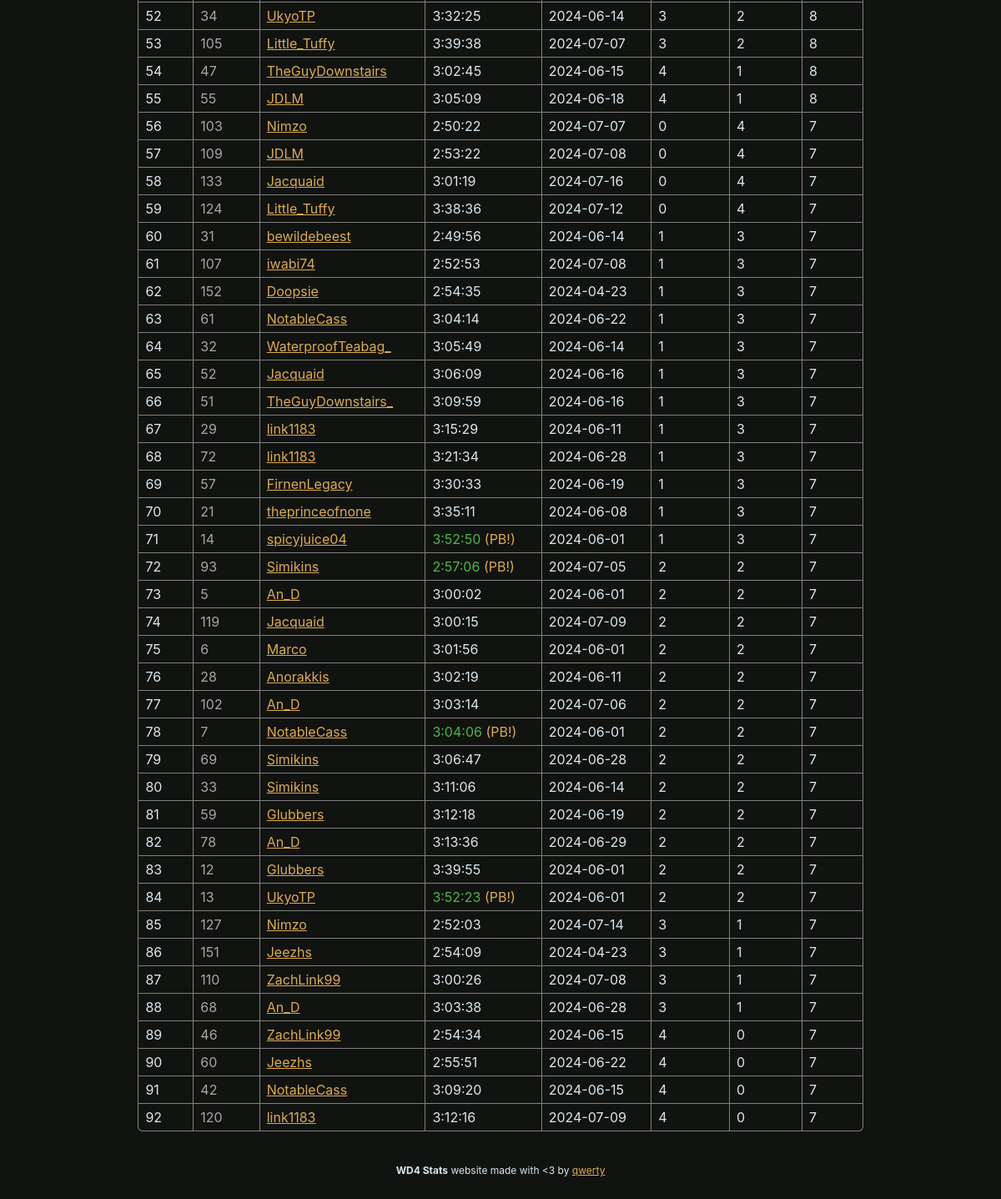
The page /zelda (lower part) on the database as committed earlier.
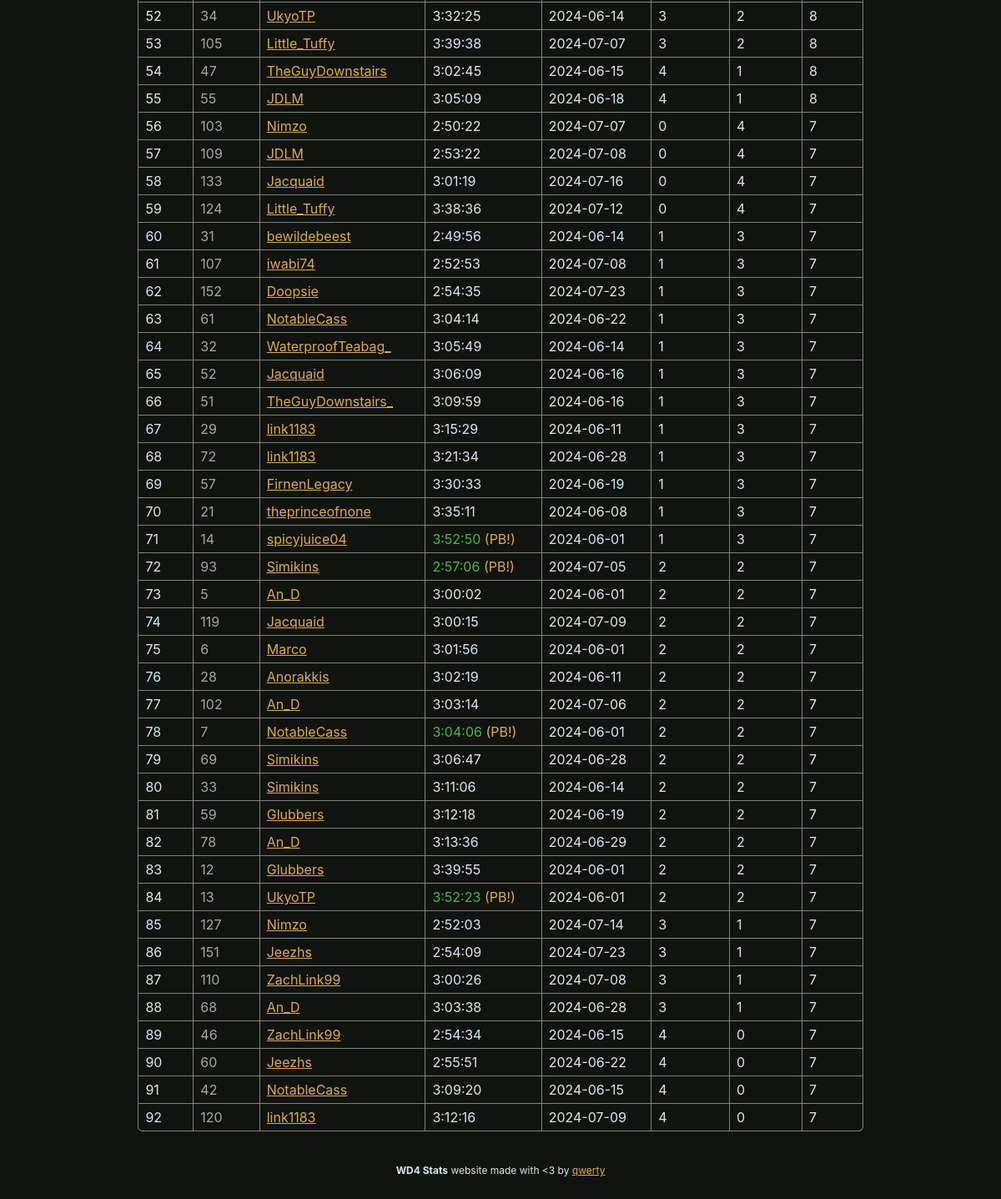
The same page on the database as committed later.
### wd4.py (models this page shows, shortened)
class BaseModel(Model):
    class Meta:
        database = db

class Runs(BaseModel):
    player = CharField(32)
    time = FloatField()
    id = IntegerField()
    date = DateField()
    flags = IntegerField()
    phase = IntegerField()
    event = IntegerField()
    zelda_swoops = IntegerField()
    zelda_triangles = IntegerField()
    def format_time(self):
        return format_time(self.time) if not self.dnf() else "DNF"
    def dnf(self):
        return self.flags & RUN_FLAG_DNF
    def pb(self):
        return self.flags & RUN_FLAG_PB
    def zelda(self):
        return self.zelda_triangles + self.zelda_swoops + 3 if (self.zelda_triangles is not None and self.zelda_swoops is not None) else None

### wd4.py (the view)
@app.route("/zelda")
def page_zelda():
    runs = Runs.select().where(Runs.zelda_triangles != None).order_by((Runs.zelda_triangles+Runs.zelda_swoops).desc(), Runs.zelda_triangles.desc(), Runs.time.asc())
    return render_template("zelda.html", **globals(), runs=runs)

### wd4.py (called while the page is built)
def format_time(time):
    return str(timedelta(seconds=time))

### templates/zelda.html (shortened to what this page needs)
{% extends "layout.html" %}
{% block content %}
    <br><br>
    <table>
        {% for run in runs %}
        <tr>
            <td>
                {{ loop.index }}
            </td>
            <td style="color: var(--hint-color);">
                {{ run.id }}
            </td>
            <td>
                {{ link_name(run.player) }}
            </td>
            <td {% if run.pb() %}style="color: var(--win-color)"{% endif %}>
                {{ run.format_time() }} {% if run.pb() %}<span style="color: var(--border-color);">(PB!)</span>{% endif %}
            </td>
            <td>
                {{ run.date | string }}
            </td>
            <td>
                {{ run.zelda_swoops }}
            </td>
            <td>
                {{ run.zelda_triangles }}
            </td>
            <td>
                {{ run.zelda() }}
            </td>
        </tr>
        {% endfor %}
    </table>
{% endblock %}

### templates/layout.html (shortened to what this page needs)
{% macro link_name(name, eliminated=0) -%}<a {% if eliminated %}style="color: #cc4444;"{% endif %} href="https://speedrun.com/User/{{ name }}">{{ name }}</a>{% endmacro %}
<html lang="en">
    <head>
        <link rel="stylesheet" href="static/css/brackets-viewer.min.css" />
        <link rel="stylesheet" href="static/css/dark.css" />
    </head>
    <body>
        {% block content %}
        {% endblock %}
        <footer class="footer">
            <div style="text-align: center;">
                <strong>WD4 Stats</strong> website made with &lt;3 by <a href="https://github.com/qwertyquerty">qwerty</a>
            </div>
        </footer>
    </body>
</html>

Rows that differ between the two databases and show on the page:
changed Runs "Doopsie": date "2024-04-23" → "2024-07-23"
changed Runs id 151: date "2024-04-23" → "2024-07-23"
